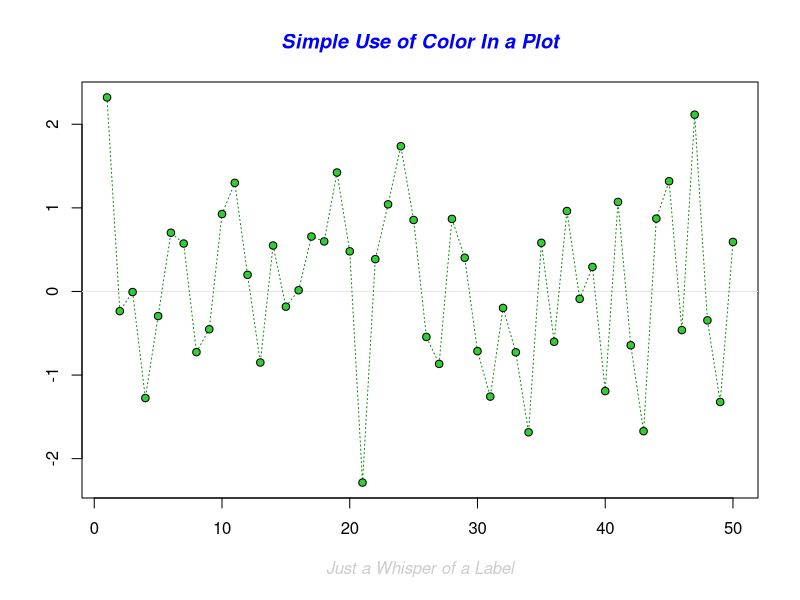
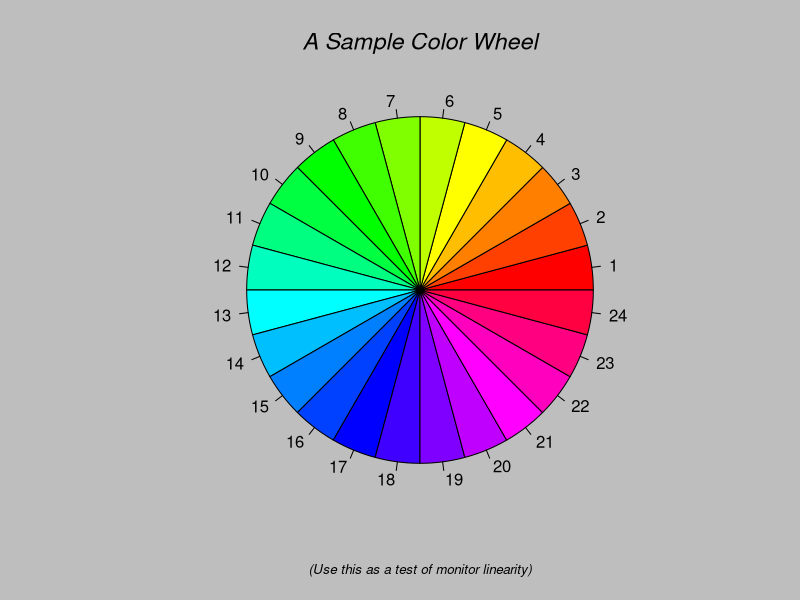
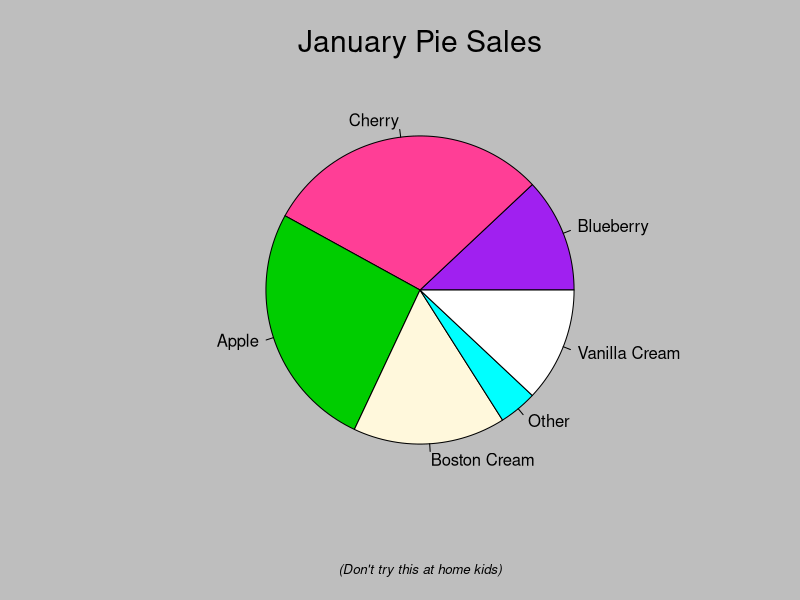
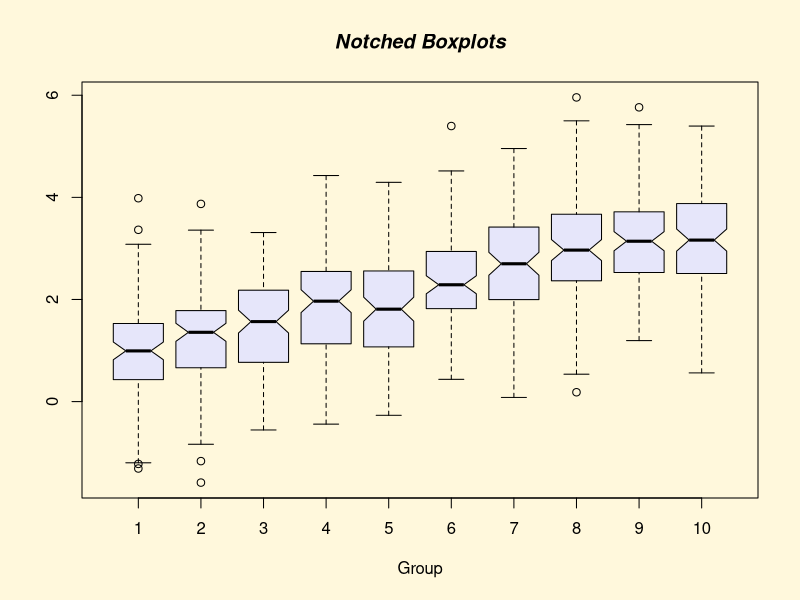
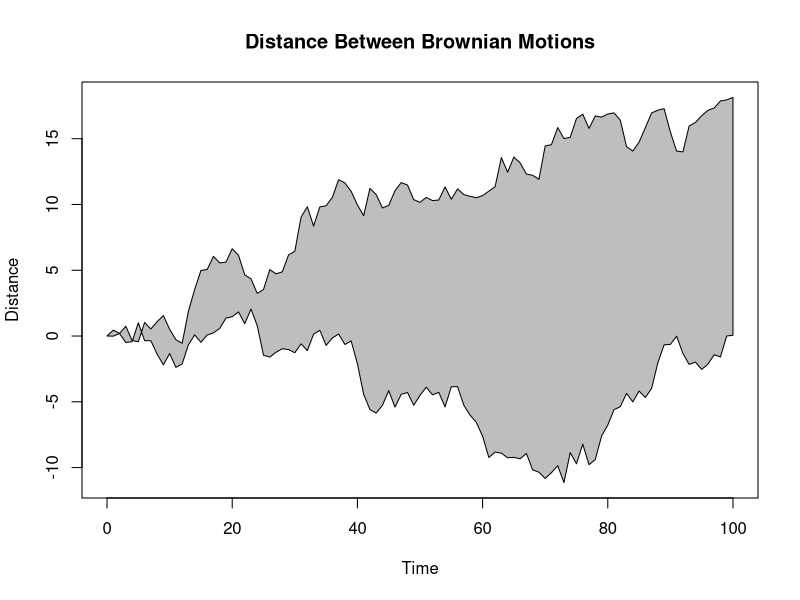
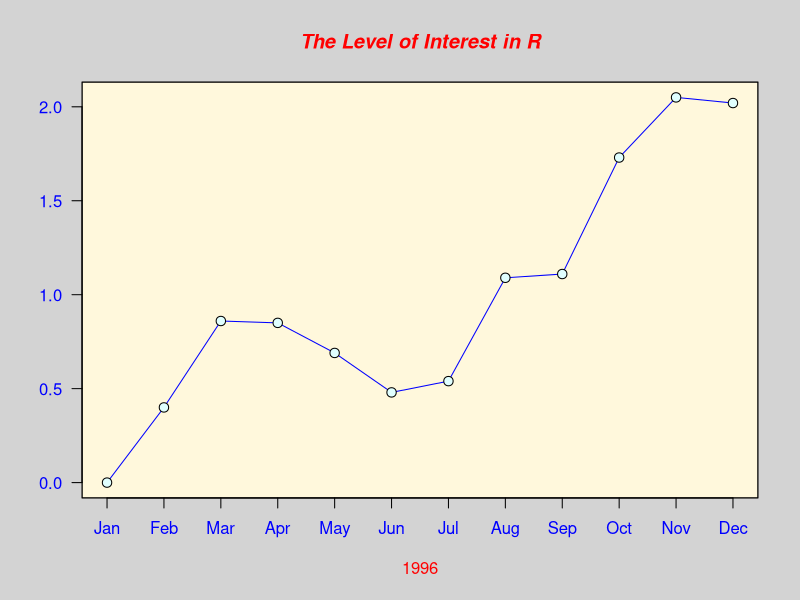
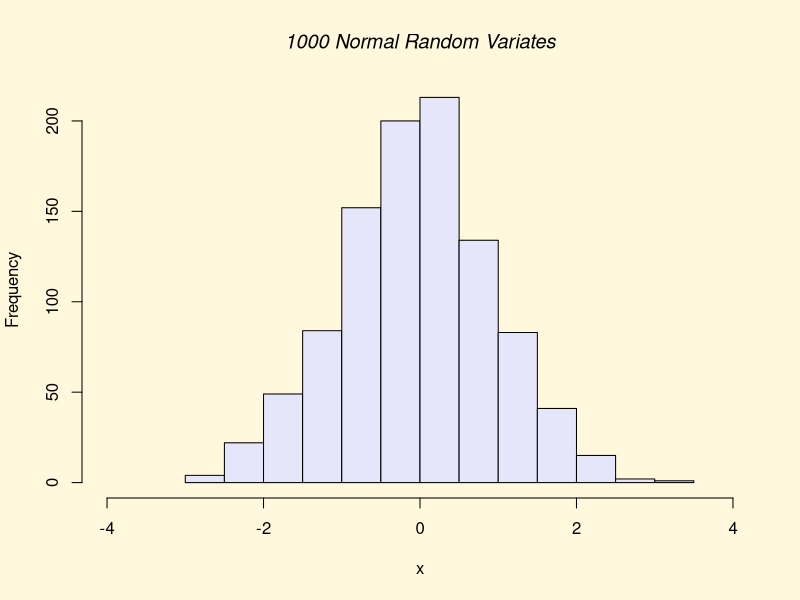
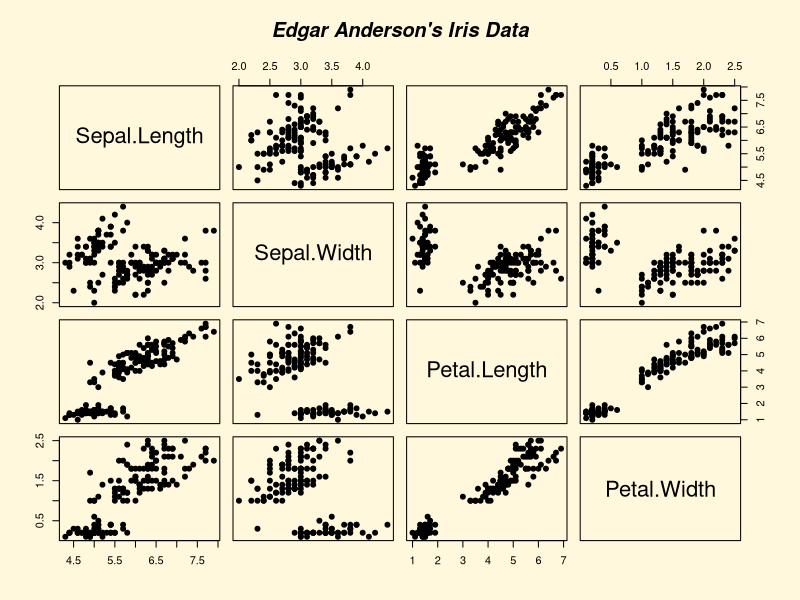

Source code (R) for these figures, in order:
# Tema 4.
demo(graphics)
# La función plot.
plot(cars$speed, cars$dist)
plot(cars)
help(plot.default)
plot(cars$speed, cars$dist, type = "l")
plot(cars$speed, cars$dist, type = "b")
colors()
palette()
plot(cars$speed, cars$dist, col = c("skyblue", "salmon3"))
help(plot)
plot(cars$speed, cars$dist, main = "Diagrama de dispersión", xlab = "Distancia de frenado (pies)", ylab = "Velocidad (millas por hora)", pch = 21, col = "blue", bg = "cyan", cex = 1.5)

radio <- 0:10
area <- pi * radio^2
plot(radio, area, type = "b", main = "Áreas de círculos en función del radio", xlab = "Radio(r)", ylab = expression(Área == pi * r^2), col = "purple", pch = 20)

class(AirPassengers)
plot(AirPassengers, main = "Una serie temporal")
class(ChickWeight$Diet)
plot(ChickWeight$Diet, main = "Un factor")
class(Titanic)
plot(Titanic, main = "Una tabla cruzada con tres factores de clasificación")



# Gráficos de funciones matemáticas: función curve.
curve(x^3 - 3 * x, -2, 2, ylab = expression(f(x) == x^3 - 3 * x))
curve(dnorm(x, mean = 10, sd = 2), 4, 16, ylab = "densidad", main = expression(paste("Normal (", mu == 10, ",", sigma == 2, ")")))
help(expression)

# Superponemos dos gráficos con add.
curve(x^2, -1, 1, ylab = "", main = expression(paste(f(x) == x^2, " y ", f(x) == x^4)))
curve(x^4, -1, 1, col = 2, add = TRUE)
help(curve)
#Ejercicio 1.
curve(dnorm(x, mean = 0, sd = 1), xlim=c(-3,6), ylim=c(0,1), col = "purple", type = 'p')
curve(dnorm(x, mean = 0, sd = 0.5), xlim=c(-3,6), ylim=c(0,1), col = "navy",type='b' ,add = TRUE)
curve(dnorm(x, mean = 3, sd = 1), xlim=c(-3,6), ylim=c(0,1), col = "green2", type='l',add = TRUE)
help(plot)
# Gráficos de símbolos: función symbols

n <- 10
set.seed(1)
x <- runif(n)
colores <- rainbow(n)
symbols(1:n, x, circles = x, bg = colores, ylim = c(0, 1.5), xlim = c(0, 11))

# Añadir elementos a un gráfico.

set.seed(123)
plot(rnorm(10), main = "Tres muestras de una Normal estándar", pch = 17, ylim = c(-3, 3))
points(rnorm(10), pch = 20, col = 2)
points(rnorm(10), pch = 21, col = 3)
points(rnorm(10), pch = 22, col = 4)
help(plot)

set.seed(123)
x <- rnorm(10)
plot(x,main='Muestra de una Normal estándar',ylim=c(-3,3),pch=19)
lines(x,col=4,lwd=2)
abline(h=0,col=1)
abline(h = -3, col = 2, lty = 3, lwd = 2)
abline(h=3,col=2,lty=3,lwd=2)
help(abline)

#Función text.
plot(x,main='Muestra de una Normal estándar', ylim=c(-4,4),xlim=c(0,10),pch=19)
abline(h=-3,col=2,lty=3,lwd=2)
abline(h=3,col=2,lty=3,lwd=2)
pr3<-round(pnorm(-3),5)
text(5,3.5,paste0('probabilidad=',pr3),col=2,pos=3)
text(0.2,0,paste0('probabilidad',1-2*pr3),pos=3,srt=90)
text(5,-3.5,paste0('probabilidad=',pr3),col=2)
help(par)

#Función legend.
x<-seq(0,2*pi,length=100)
y1<-cos(x)
y2<-sin(x)
plot(x, y1, type = "l", col = 2, lwd = 3, xlab = expression(group("[", list(0, 2 * pi), "]")),ylab="",main="Seno y Coseno")
lines(x,y2,col=3,lwd=3,lty=2)
points(pi,0,pch=17,col=4)
legend(0,-0.5,c("Coseno","Seno"),col=2:3,lty=1:2,lwd=3)
abline(v=pi,lty=3)
abline(h=0,lty=3)
text(pi, 0, expression(group("(", list(pi, 0), ")")),adj=c(0,0))
radio<-seq(0,5,by=0.1)
area<-pi*radio^2
perimetro<-2*pi*radio
plot(radio,area,type='o',ylab='',pch=19,col=2)
lines(radio,perimetro,type='o',pch=17,col=4)
legend('topleft',legend=c('Área','Perímetro'),lty=1,pch=c(19,17),col=c(2,4),bt='n')

#Ejercicio 2.
curve(dnorm(x, mean = 0, sd = 1), xlim=c(-3,6), ylim=c(0,1), col = "purple", type = 'p')
curve(dnorm(x, mean = 0, sd = 0.5), xlim=c(-3,6), ylim=c(0,1), col = "navy",type='b' ,add = TRUE)
curve(dnorm(x, mean = 3, sd = 1), xlim = c(-3, 6), ylim = c(0, 1), col = "green2", type = "l", add = TRUE)
legend(3, 0.8, legend = c("Normal(0,1)", "Normal(0,0.5)", "Normal(3,1)"),lty=1,pch=c(19,17,16),col=c("purple","navy","green2"),bt='n')
help(legend)
help(pch)
help(legend)
help(legend)
